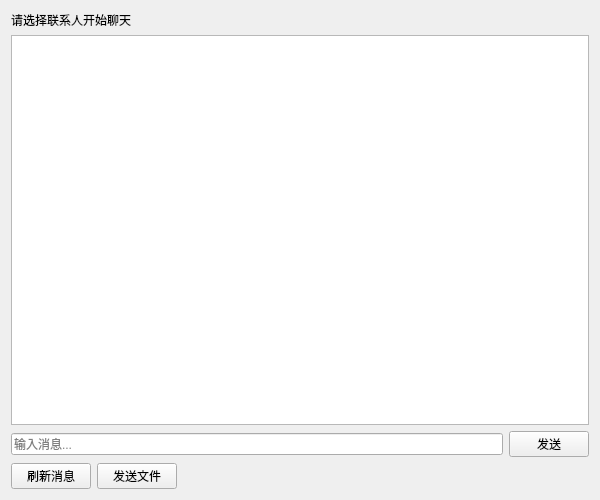
<?xml version="1.0" encoding="UTF-8"?>
<ui version="4.0">
 <class>ChatWindow</class>
 <widget class="QWidget" name="ChatWindow">
  <property name="geometry">
   <rect>
    <x>0</x>
    <y>0</y>
    <width>600</width>
    <height>500</height>
   </rect>
  </property>
  <property name="windowTitle">
   <string>聊天</string>
  </property>
  <layout class="QVBoxLayout" name="verticalLayout">
   <item>
    <widget class="QLabel" name="chatTitleLabel">
     <property name="text">
      <string>请选择联系人开始聊天</string>
     </property>
    </widget>
   </item>
   <item>
    <widget class="QTextBrowser" name="messagesTextEdit">
     <property name="readOnly">
      <bool>true</bool>
     </property>
     <property name="openExternalLinks">
      <bool>false</bool>
     </property>
    </widget>
   </item>
   <item>
    <layout class="QHBoxLayout" name="inputLayout">
     <item>
      <widget class="QLineEdit" name="messageLineEdit">
       <property name="placeholderText">
        <string>输入消息...</string>
       </property>
      </widget>
     </item>
     <item>
      <widget class="QPushButton" name="sendButton">
       <property name="text">
        <string>发送</string>
       </property>
      </widget>
     </item>
    </layout>
   </item>
   <item>
    <layout class="QHBoxLayout" name="buttonLayout">
     <item>
      <widget class="QPushButton" name="refreshButton">
       <property name="text">
        <string>刷新消息</string>
       </property>
      </widget>
     </item>
     <item>
      <widget class="QPushButton" name="fileButton">
       <property name="text">
        <string>发送文件</string>
       </property>
      </widget>
     </item>
     <item>
      <spacer name="horizontalSpacer">
       <property name="orientation">
        <enum>Qt::Horizontal</enum>
       </property>
       <property name="sizeHint" stdset="0">
        <size>
         <width>40</width>
         <height>20</height>
        </size>
       </property>
      </spacer>
     </item>
    </layout>
   </item>
  </layout>
 </widget>
 <resources/>
 <connections/>
</ui>
